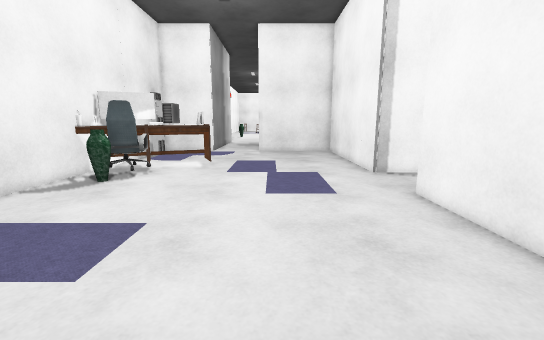
view 1 (above)

16 first-person views from a walk through a Unity game level. The camera is 1.2 m above the floor, tilts 10° down and sees 90° across. The floor is counted in squares, 0.5 m on a side. Each view is taken from the middle of a square. On the plan, view 1 faces up. The plan holds only what a view shows up to about 18 squares ahead; the rest is blank. The place goes on beyond the plan. The player character is not drawn. Some animated figures are left out. Some surface patterns are stand-ins.

view 2
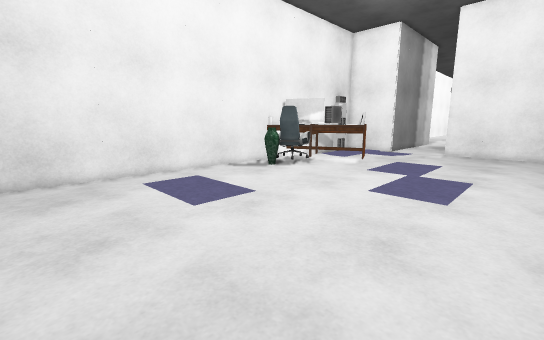

view 3
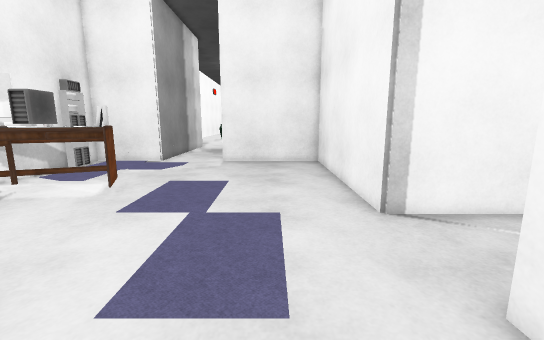

view 4
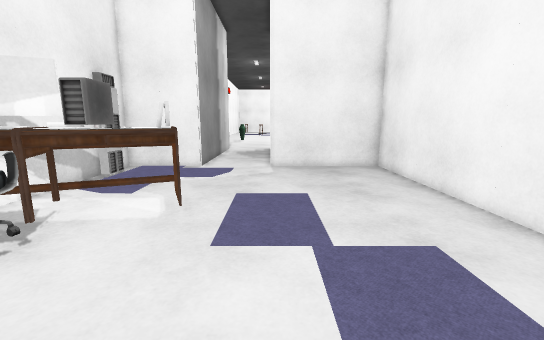

view 5
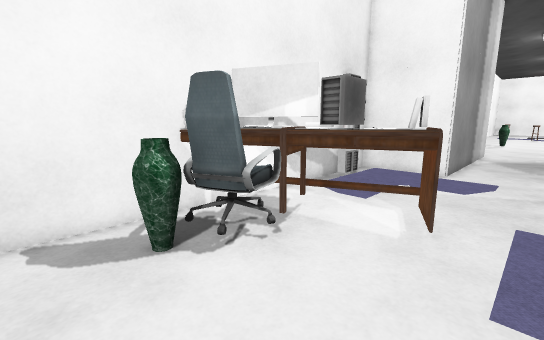

view 6
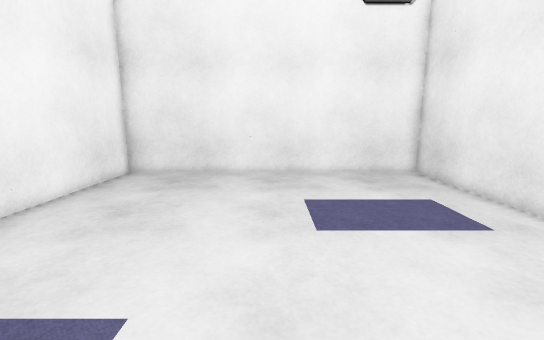

view 7
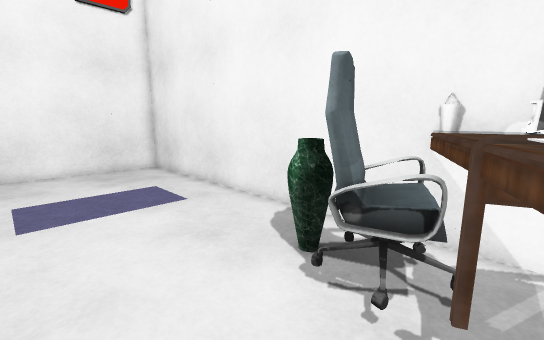

view 8
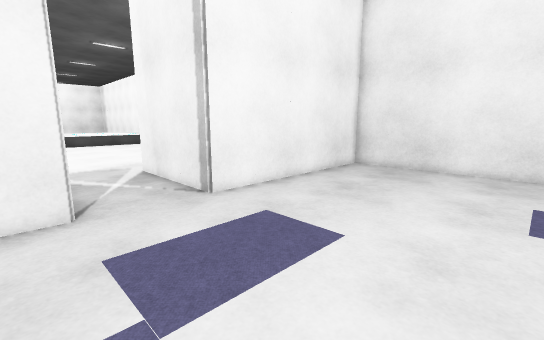

view 9
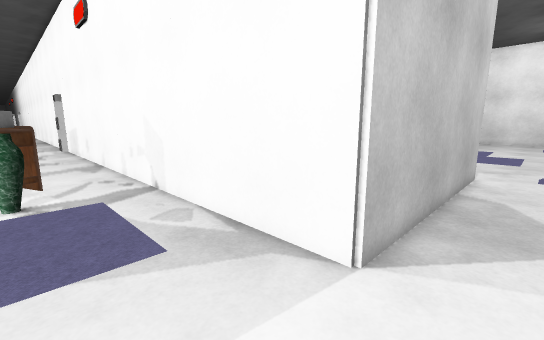

view 10
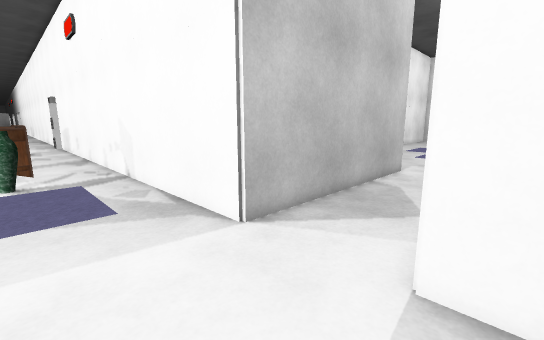

view 11
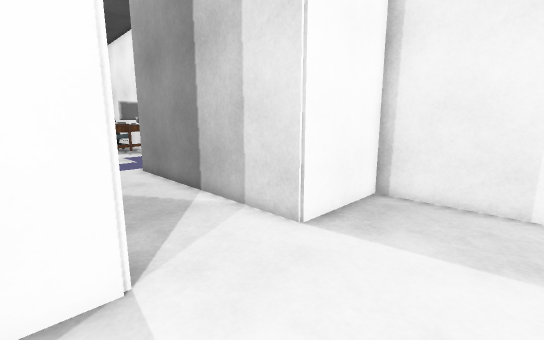

view 12
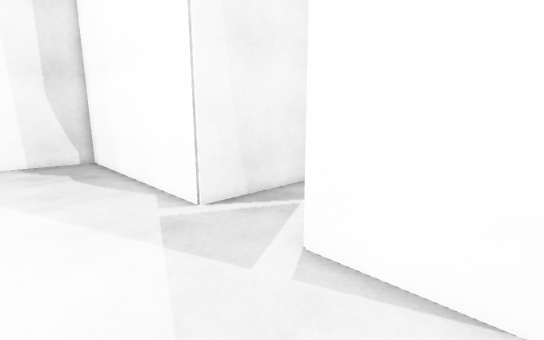

view 13
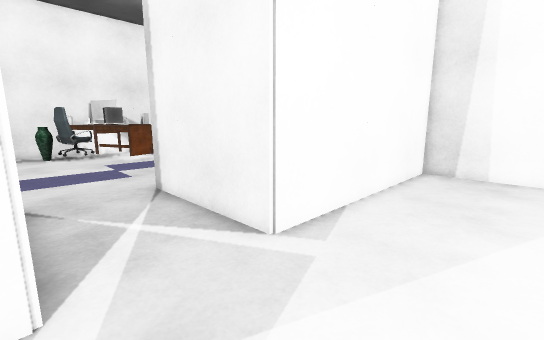

view 14
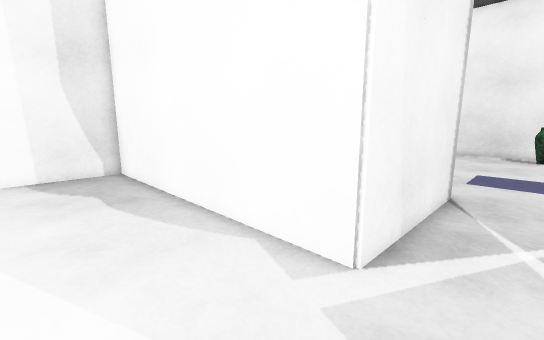

view 15
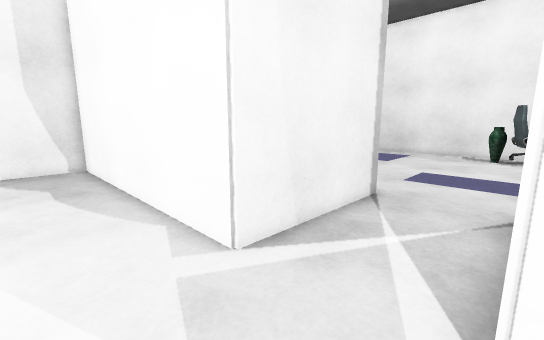

view 16
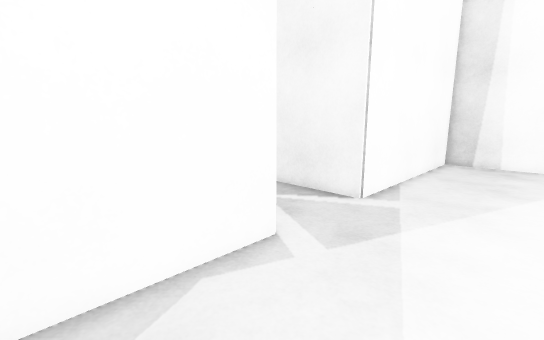

### Floor plan
Key: @ floor where view 1 was taken; # wall or solid block; . floor; = window, fence, low wall or low ledge; ^ raised ledge; O other object.
Columns run from 9 left of view 1 to 15 right of it. Each row starts with its distance up from view 1.
 37 #...............OO
 36 #........................
 35 #........................
 34 #........................
 33 #####...#################
 32     #...#
 31     #...#
 30     #...#
 29     #...#
 28     #...#
 27     #...#
 26     #...#
 25     #...#
 24     #...#
 23 #####...#######     #####
 22 #. ...........#     #....
 21 #O ...........#     #....
 20 #.  ..........#     #....
 19 #.............#     #....
 18 #.............#     #....
 17 #.............#     #....
 16 #..=^O........#     #....
 15 ###OO^........#     #....
 14 OOO^#=........#     #....
 13 OOOO..........#######....
 12 #OOO.....................
 11 #.O......................
 10 #........................
  9 #.............#######....
  8 #.............#     #....
  7 #.............#     #....
  6 #.............#     #....
  5 #.............#     #....
  4 #.............#     #....
  3 #.............#     #....
  2 #.............#     #....
  1 #.............#     #....
  0 #........@....#     #....
 -1 ###############     #....
 -2                     #....
 -3                     #####

Where each view was taken, in squares from view 1:
view 1: 0 up, 0 right, facing up
view 2: 0 up, 4 right, facing up-left
view 3: 6 up, 2 right, facing up
view 4: 8 up, 1 left, facing up
view 5: 9 up, 2 left, facing up-left
view 6: 12 up, 2 left, facing down
view 7: 14 up, 3 left, facing down-left
view 8: 14 up, 3 left, facing down-right
view 9: 37 up, 3 left, facing down-right
view 10: 37 up, 6 left, facing down-right
view 11: 37 up, 0 right, facing down-left
view 12: 16 up, 15 right, facing down-left
view 13: 9 up, 15 right, facing up-left
view 14: 11 up, 15 right, facing down-left
view 15: 13 up, 14 right, facing down-left
view 16: 5 up, 15 right, facing up-left
